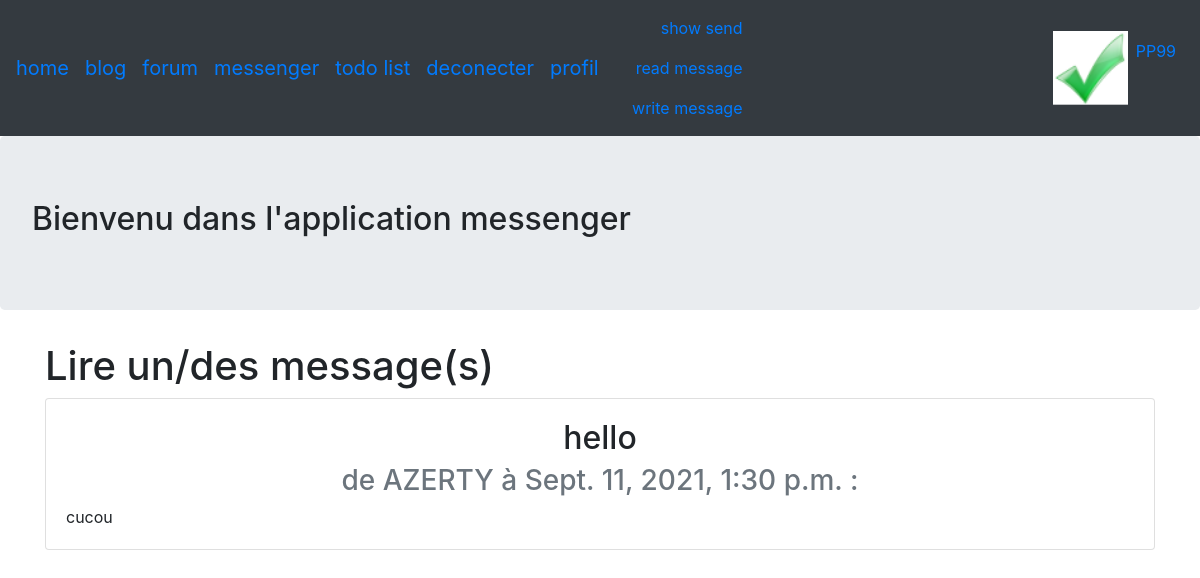
The app's page /messenger/read (signed in) with its own data.
### home/models.py (models this page shows, shortened)
class Profil(models.Model):
    user = models.OneToOneField(User, on_delete=models.CASCADE)
    date = models.DateTimeField(default=timezone.now, verbose_name="Date Sign Up")
    img_profil = models.ImageField(upload_to="photos/", \
        default='photos/default_img.png')
    id_name = models.CharField(max_length=50)
    amie = models.CharField(max_length=25*301, default='#')
    comment = models.TextField(max_length=200, default='', blank=False)
    title = models.CharField(max_length=200, default='non connue')
    phone =  models.CharField(max_length=50, default='non connue')
    location = models.CharField(max_length=100,default='non connue')
    salary = models.CharField(max_length=50, default='non connue')
    birthdays  = models.CharField(max_length=50,default='non connue')
    class Meta:
        verbose_name = 'profil'
        ordering = ['date']

### messenger/models.py (models this page shows, shortened)
class Messenger(models.Model):
    author = models.CharField(max_length=50)
    destinataire = models.CharField(max_length=50)
    sujet = models.CharField(max_length=50)
    body = models.TextField(max_length=1000)
    new = models.BooleanField(default=False)
    date = models.DateTimeField(default=timezone.now, verbose_name='date')
    class Meta:
        verbose_name = 'Messenger'
        ordering = ['date']

### messenger/views.py (the view)
# urls.py: path('read', read, name='read'),
def read(request):
    user = request.user
    co = user.is_authenticated
    if co:
        obj1 = user.profil
        obj = Messenger.objects.filter(destinataire=user.username)
        for i in obj:
            i.new = False
            i.save()
    return render(request, 'read.html', locals())

### messenger/templates/messenger/read.html (shortened to what this page needs)
{% extends  './messenger.html' %}
{% block content %}
<div class="container">
    <h1>Lire un/des message(s)</h1>
    {% for q in obj %}
    <div class="card">
        <div class="card-body">
            <div class="card-title">
                <h2 style="text-align: center;">{{q.sujet}}</h2>
            </div>
            <div class="card-subtitle mb-2 text-muted">
                <h3 style="text-align: center;">de {{q.author}} à {{q.date}} :</h3>
            </div>
            <div class="card-text">
                {{q.body}}
            </div>
        </div>
    </div>
    {% empty %}
    <p>pas de message</p>
    {% endfor %}
</div>
{% endblock %}

### messenger/templates/messenger/messenger.html (shortened to what this page needs)
{% load static %}
<html>
    <head>
        <link rel="stylesheet" href="https://stackpath.bootstrapcdn.com/bootstrap/4.3.1/css/bootstrap.min.css">    </head>
    <body>
        <nav class="navbar navbar-expand bg-dark">
            <a class="navbar-brand" href="http://127.0.0.1:8000/home/">home</a>
            <a class="navbar-brand" href="http://127.0.0.1:8000/blog/">blog</a>
            <a class="navbar-brand" href="http://127.0.0.1:8000/forum/">forum</a>
            {% if co %}
            <a class="navbar-brand" href="http://127.0.0.1:8000/messenger/">messenger</a>
            <a class="navbar-brand" href="http://127.0.0.1:8000/todolist/">todo list</a>
            <a class="navbar-brand" href="http://127.0.0.1:8000/home/deconecte">deconecter</a>
            <a class="navbar-brand" href="http://127.0.0.1:8000/home/profil/{{obj1.id_name}}/">profil</a>
            <ul class="nav justify-content-end">
                <li class="nav-item">
                    <a class="nav-link" href="{% url 'send'%}">show send</a>
                </li>
                {% if nb_no_read %}
                <li class="nav-item">
                    <a class="nav-link" href="{% url 'read'%}">read message({{nb_no_read}})</a>
                </li>
                {% else %}
                <li class="nav-item">
                    <a class="nav-link" href="{% url 'read'%}">read message</a>
                </li>
                {% endif %}
                <li class="nav-item">
                    <a class="nav-link" href="{% url 'write' %}">write message</a>
                </li>
            </ul>
            <div class="navbar-collapse collapse w-100 order-3 dual-collapse2">
                <ul class="navbar-nav ml-auto">
                    <li class="nav-item">
                        <img src="{{obj1.img_profil.url}}" height="75" width="75">
                    </li>
                    <li class="nav-item">
                        <a href="http://127.0.0.1:8000/home/profil/{{obj1.id_name}}" class="nav-link">{{user.username}}</a>
                    </li>
            </ul>
            {% endif %}
        </div>
        </nav>
        <div class="jumbotron">
            <h2>Bienvenu dans l'application messenger</h2>
        </div>
       {% if co %}
        {% block content %}{% endblock %}
        {% endif %}
    </body>
</html>

### records on screen
Profil: img_profil (picture)
Messenger: sujet "hello", author "AZERTY", date "Sept. 11, 2021, 1:30 p.m.", body "cucou"

### other values on screen
{{ user.username }} "PP99"
